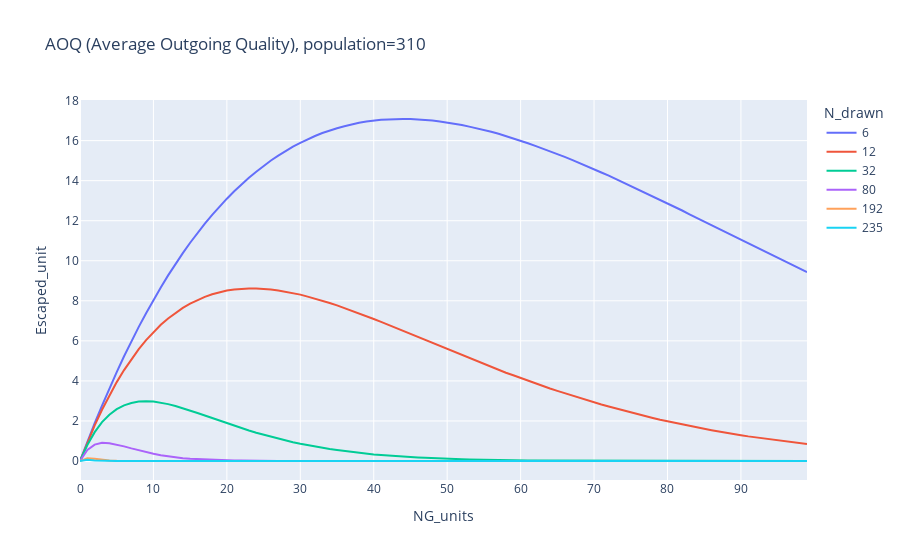

Write notebook code for a chart like this one.
### Code cell
fig2 = px.line(df, x='NG_units', y='Escaped_unit', color='N_drawn', title=f"AOQ (Average Outgoing Quality), population={M}")
#fig2.write_html("AOQ_1500.html")
fig2.show()

### Figure 1 — Plotly figure (JSON) as saved in the notebook; plotly's stock layout.template omitted (floating-point values rounded to 4 significant figures)
{"data": [{"hovertemplate": "N_drawn=6<br>NG_units=%{x}<br>Escaped_unit=%{y}<extra></extra>", "legendgroup": "6", "line": {"color": "#636efa", "dash": "solid"}, "marker": {"symbol": "circle"}, "mode": "lines", "name": "6", "orientation": "v", "showlegend": true, "type": "scatter", "x": [0, 1, 2, 3, 4, 5, 6, 7, 8, 9, 10, 11, 12, 13, 14, 15, 16, 17, 18, 19, 20, 21, 22, 23, 24, 25, 26, 27, 28, 29, 30, 31, 32, 33, 34, 35, 36, 37, 38, 39, 40, 41, 42, 43, 44, 45, 46, 47, 48, 49, 50, 51, 52, 53, 54, 55, 56, 57, 58, 59, 60, 61, 62, 63, 64, 65, 66, 67, 68, 69, 70, 71, 72, 73, 74, 75, 76, 77, 78, 79, 80, 81, 82, 83, 84, 85, 86, 87, 88, 89, 90, 91, 92, 93, 94, 95, 96, 97, 98, 99], "xaxis": "x", "y": [0, 0.96, 1.89, 2.77, 3.63, 4.44, 5.23, 5.98, 6.7, 7.38, 8.04, 8.67, 9.27, 9.84, 10.38, 10.9, 11.39, 11.85, 12.29, 12.71, 13.1, 13.47, 13.82, 14.15, 14.45, 14.74, 15.01, 15.25, 15.48, 15.7, 15.89, 16.07, 16.23, 16.38, 16.51, 16.62, 16.72, 16.81, 16.89, 16.95, 17, 17.04, 17.06, 17.08, 17.08, 17.08, 17.06, 17.04, 17, 16.96, 16.91, 16.85, 16.78, 16.7, 16.62, 16.53, 16.44, 16.34, 16.23, 16.11, 16, 15.87, 15.74, 15.61, 15.47, 15.33, 15.19, 15.04, 14.89, 14.73, 14.57, 14.41, 14.25, 14.08, 13.91, 13.74, 13.57, 13.39, 13.22, 13.04, 12.86, 12.69, 12.51, 12.32, 12.14, 11.96, 11.78, 11.6, 11.42, 11.23, 11.05, 10.87, 10.69, 10.51, 10.33, 10.15, 9.97, 9.79, 9.61, 9.43], "yaxis": "y"}, {"hovertemplate": "N_drawn=12<br>NG_units=%{x}<br>Escaped_unit=%{y}<extra></extra>", "legendgroup": "12", "line": {"color": "#EF553B", "dash": "solid"}, "marker": {"symbol": "circle"}, "mode": "lines", "name": "12", "orientation": "v", "showlegend": true, "type": "scatter", "x": [0, 1, 2, 3, 4, 5, 6, 7, 8, 9, 10, 11, 12, 13, 14, 15, 16, 17, 18, 19, 20, 21, 22, 23, 24, 25, 26, 27, 28, 29, 30, 31, 32, 33, 34, 35, 36, 37, 38, 39, 40, 41, 42, 43, 44, 45, 46, 47, 48, 49, 50, 51, 52, 53, 54, 55, 56, 57, 58, 59, 60, 61, 62, 63, 64, 65, 66, 67, 68, 69, 70, 71, 72, 73, 74, 75, 76, 77, 78, 79, 80, 81, 82, 83, 84, 85, 86, 87, 88, 89, 90, 91, 92, 93, 94, 95, 96, 97, 98, 99], "xaxis": "x", "y": [0, 0.92, 1.78, 2.56, 3.28, 3.94, 4.54, 5.09, 5.59, 6.04, 6.44, 6.8, 7.12, 7.4, 7.65, 7.86, 8.05, 8.2, 8.33, 8.43, 8.51, 8.56, 8.6, 8.61, 8.61, 8.6, 8.56, 8.52, 8.46, 8.39, 8.31, 8.21, 8.11, 8.01, 7.89, 7.77, 7.64, 7.51, 7.38, 7.24, 7.09, 6.95, 6.8, 6.65, 6.5, 6.35, 6.19, 6.04, 5.89, 5.74, 5.58, 5.43, 5.28, 5.13, 4.99, 4.84, 4.7, 4.55, 4.41, 4.28, 4.14, 4.01, 3.88, 3.75, 3.62, 3.5, 3.38, 3.26, 3.15, 3.04, 2.93, 2.82, 2.72, 2.62, 2.52, 2.42, 2.33, 2.24, 2.15, 2.06, 1.98, 1.9, 1.83, 1.75, 1.68, 1.61, 1.54, 1.47, 1.41, 1.35, 1.29, 1.23, 1.18, 1.13, 1.08, 1.03, 0.98, 0.93, 0.89, 0.85], "yaxis": "y"}, {"hovertemplate": "N_drawn=32<br>NG_units=%{x}<br>Escaped_unit=%{y}<extra></extra>", "legendgroup": "32", "line": {"color": "#00cc96", "dash": "solid"}, "marker": {"symbol": "circle"}, "mode": "lines", "name": "32", "orientation": "v", "showlegend": true, "type": "scatter", "x": [0, 1, 2, 3, 4, 5, 6, 7, 8, 9, 10, 11, 12, 13, 14, 15, 16, 17, 18, 19, 20, 21, 22, 23, 24, 25, 26, 27, 28, 29, 30, 31, 32, 33, 34, 35, 36, 37, 38, 39, 40, 41, 42, 43, 44, 45, 46, 47, 48, 49, 50, 51, 52, 53, 54, 55, 56, 57, 58, 59, 60, 61, 62, 63, 64, 65, 66, 67, 68, 69, 70, 71, 72, 73, 74, 75, 76, 77, 78, 79, 80, 81, 82, 83, 84, 85, 86, 87, 88, 89, 90, 91, 92, 93, 94, 95, 96, 97, 98, 99], "xaxis": "x", "y": [0, 0.8, 1.44, 1.94, 2.31, 2.59, 2.78, 2.9, 2.97, 2.99, 2.97, 2.91, 2.84, 2.75, 2.64, 2.52, 2.4, 2.27, 2.14, 2.01, 1.88, 1.76, 1.64, 1.52, 1.41, 1.31, 1.21, 1.11, 1.02, 0.94, 0.86, 0.79, 0.72, 0.66, 0.6, 0.55, 0.5, 0.45, 0.41, 0.37, 0.33, 0.3, 0.27, 0.25, 0.22, 0.2, 0.18, 0.16, 0.14, 0.13, 0.12, 0.1, 0.09, 0.08, 0.07, 0.07, 0.06, 0.05, 0.05, 0.04, 0.04, 0.03, 0.03, 0.03, 0.02, 0.02, 0.02, 0.02, 0.01, 0.01, 0.01, 0.01, 0.01, 0.01, 0.01, 0.01, 0, 0, 0, 0, 0, 0, 0, 0, 0, 0, 0, 0, 0, 0, 0, 0, 0, 0, 0, 0, 0, 0, 0, 0], "yaxis": "y"}, {"hovertemplate": "N_drawn=80<br>NG_units=%{x}<br>Escaped_unit=%{y}<extra></extra>", "legendgroup": "80", "line": {"color": "#ab63fa", "dash": "solid"}, "marker": {"symbol": "circle"}, "mode": "lines", "name": "80", "orientation": "v", "showlegend": true, "type": "scatter", "x": [0, 1, 2, 3, 4, 5, 6, 7, 8, 9, 10, 11, 12, 13, 14, 15, 16, 17, 18, 19, 20, 21, 22, 23, 24, 25, 26, 27, 28, 29, 30, 31, 32, 33, 34, 35, 36, 37, 38, 39, 40, 41, 42, 43, 44, 45, 46, 47, 48, 49, 50, 51, 52, 53, 54, 55, 56, 57, 58, 59, 60, 61, 62, 63, 64, 65, 66, 67, 68, 69, 70, 71, 72, 73, 74, 75, 76, 77, 78, 79, 80, 81, 82, 83, 84, 85, 86, 87, 88, 89, 90, 91, 92, 93, 94, 95, 96, 97, 98, 99], "xaxis": "x", "y": [0, 0.55, 0.82, 0.91, 0.89, 0.82, 0.73, 0.63, 0.53, 0.44, 0.36, 0.29, 0.23, 0.18, 0.14, 0.11, 0.09, 0.07, 0.05, 0.04, 0.03, 0.02, 0.02, 0.01, 0.01, 0.01, 0.01, 0, 0, 0, 0, 0, 0, 0, 0, 0, 0, 0, 0, 0, 0, 0, 0, 0, 0, 0, 0, 0, 0, 0, 0, 0, 0, 0, 0, 0, 0, 0, 0, 0, 0, 0, 0, 0, 0, 0, 0, 0, 0, 0, 0, 0, 0, 0, 0, 0, 0, 0, 0, 0, 0, 0, 0, 0, 0, 0, 0, 0, 0, 0, 0, 0, 0, 0, 0, 0, 0, 0, 0, 0], "yaxis": "y"}, {"hovertemplate": "N_drawn=192<br>NG_units=%{x}<br>Escaped_unit=%{y}<extra></extra>", "legendgroup": "192", "line": {"color": "#FFA15A", "dash": "solid"}, "marker": {"symbol": "circle"}, "mode": "lines", "name": "192", "orientation": "v", "showlegend": true, "type": "scatter", "x": [0, 1, 2, 3, 4, 5, 6, 7, 8, 9, 10, 11, 12, 13, 14, 15, 16, 17, 18, 19, 20, 21, 22, 23, 24, 25, 26, 27, 28, 29, 30, 31, 32, 33, 34, 35, 36, 37, 38, 39, 40, 41, 42, 43, 44, 45, 46, 47, 48, 49, 50, 51, 52, 53, 54, 55, 56, 57, 58, 59, 60, 61, 62, 63, 64, 65, 66, 67, 68, 69, 70, 71, 72, 73, 74, 75, 76, 77, 78, 79, 80, 81, 82, 83, 84, 85, 86, 87, 88, 89, 90, 91, 92, 93, 94, 95, 96, 97, 98, 99], "xaxis": "x", "y": [0, 0.14, 0.11, 0.06, 0.03, 0.01, 0.01, 0, 0, 0, 0, 0, 0, 0, 0, 0, 0, 0, 0, 0, 0, 0, 0, 0, 0, 0, 0, 0, 0, 0, 0, 0, 0, 0, 0, 0, 0, 0, 0, 0, 0, 0, 0, 0, 0, 0, 0, 0, 0, 0, 0, 0, 0, 0, 0, 0, 0, 0, 0, 0, 0, 0, 0, 0, 0, 0, 0, 0, 0, 0, 0, 0, 0, 0, 0, 0, 0, 0, 0, 0, 0, 0, 0, 0, 0, 0, 0, 0, 0, 0, 0, 0, 0, 0, 0, 0, 0, 0, 0, 0], "yaxis": "y"}, {"hovertemplate": "N_drawn=235<br>NG_units=%{x}<br>Escaped_unit=%{y}<extra></extra>", "legendgroup": "235", "line": {"color": "#19d3f3", "dash": "solid"}, "marker": {"symbol": "circle"}, "mode": "lines", "name": "235", "orientation": "v", "showlegend": true, "type": "scatter", "x": [0, 1, 2, 3, 4, 5, 6, 7, 8, 9, 10, 11, 12, 13, 14, 15, 16, 17, 18, 19, 20, 21, 22, 23, 24, 25, 26, 27, 28, 29, 30, 31, 32, 33, 34, 35, 36, 37, 38, 39, 40, 41, 42, 43, 44, 45, 46, 47, 48, 49, 50, 51, 52, 53, 54, 55, 56, 57, 58, 59, 60, 61, 62, 63, 64, 65, 66, 67, 68, 69, 70, 71, 72, 73, 74, 75, 76, 77, 78, 79, 80, 81, 82, 83, 84, 85, 86, 87, 88, 89, 90, 91, 92, 93, 94, 95, 96, 97, 98, 99], "xaxis": "x", "y": [0, 0.06, 0.03, 0.01, 0, 0, 0, 0, 0, 0, 0, 0, 0, 0, 0, 0, 0, 0, 0, 0, 0, 0, 0, 0, 0, 0, 0, 0, 0, 0, 0, 0, 0, 0, 0, 0, 0, 0, 0, 0, 0, 0, 0, 0, 0, 0, 0, 0, 0, 0, 0, 0, 0, 0, 0, 0, 0, 0, 0, 0, 0, 0, 0, 0, 0, 0, 0, 0, 0, 0, 0, 0, 0, 0, 0, 0, 0, 0, 0, 0, 0, 0, 0, 0, 0, 0, 0, 0, 0, 0, 0, 0, 0, 0, 0, 0, 0, 0, 0, 0], "yaxis": "y"}], "layout": {"legend": {"title": {"text": "N_drawn"}, "tracegroupgap": 0}, "title": {"text": "AOQ (Average Outgoing Quality), population=310"}, "xaxis": {"anchor": "y", "domain": [0, 1], "title": {"text": "NG_units"}}, "yaxis": {"anchor": "x", "domain": [0, 1], "title": {"text": "Escaped_unit"}}}}
